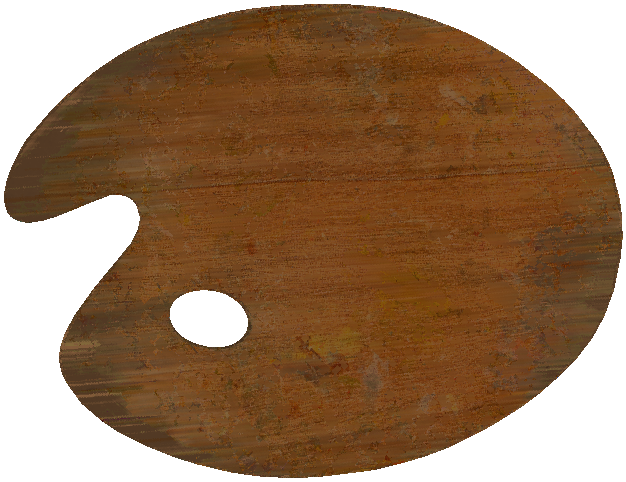
#> input picture Data/SKSE/Plugins/SkyrimPainter/UI/palette.png, 626 x 482 px
$ python clean_palette_texture.py ../Data/SKSE/Plugins/SkyrimPainter/UI/brush.png ../Data/SKSE/Plugins/SkyrimPainter/UI/palette.png ../Data/SKSE/Plugins/SkyrimPainter/UI/palette.png ../Data/SKSE/Plugins/SkyrimPainter/UI/palette.png ../Data/SKSE/Plugins/SkyrimPainter/UI/palette.png   (older library calls are emulated)
#> lines starting #> are read from the running program, lines starting #| are printed output that depends on the picture
#!/usr/bin/env python3
"""Removes the paint from the palette model's colour texture ("Round Artist Palette" by LUMI-Studio).

The atlas has two islands: the painted top face and the (mostly bare) wooden back. The back sits 490 px
below the top with the same shape, so: clean the paint flecks off the back (filling along the wood grain),
copy it over the top face, pull any leftover paint tint back to the wood's hue, and bleed the result into
the padding so mipmaps don't pick up the old colours.

Usage: python3 tools/clean_palette_texture.py <palette.obj> <T_Palette_02_BaseColor.png> <T_Palette_02_AO.png> <out_base.png> <out_ao.png>
(palette.obj: `assimp export SM_Palette_02a.fbx palette.obj -ptv`). Needs numpy, Pillow, opencv-python-headless.
"""
import sys
import numpy as np, cv2
from PIL import Image, ImageDraw


def island_masks(obj, W, H):
    V, VT, F = [], [], []
    for l in open(obj):
        t = l.split()
        if not t:
            continue
        if t[0] == "v":
            V.append(list(map(float, t[1:4])))
        elif t[0] == "vt":
            VT.append(list(map(float, t[1:3])))
        elif t[0] == "f":
            F.append([(int(a.split("/")[0]) - 1, int(a.split("/")[1]) - 1) for a in t[1:]])
    V, VT = np.array(V), np.array(VT)
    m = {k: Image.new("L", (W, H)) for k in ("top", "bottom", "side")}
    for f in F:
        p = V[[a for a, _ in f]]
        n = np.cross(p[1] - p[0], p[2] - p[0])
        n /= np.linalg.norm(n) + 1e-12
        k = "top" if n[1] > 0.7 else ("bottom" if n[1] < -0.7 else "side")
        ImageDraw.Draw(m[k]).polygon([(VT[b][0] * W, (1 - VT[b][1]) * H) for _, b in f], fill=255)
    return [np.asarray(m[k]) > 0 for k in ("top", "bottom", "side")]


def main(obj, base_path, ao_path, out_base, out_ao):
    base = np.asarray(Image.open(base_path).convert("RGB")).copy()
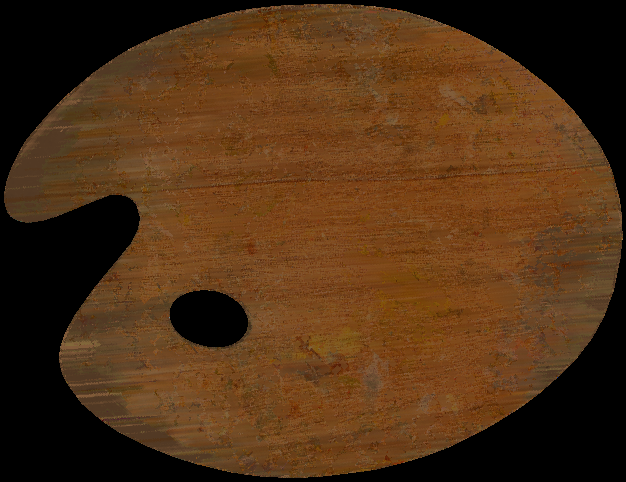
#> base: shape (482, 626, 3); mean R, G, B 79.2, 48.5, 21.2
    ao = np.asarray(Image.open(ao_path).convert("L")).copy()
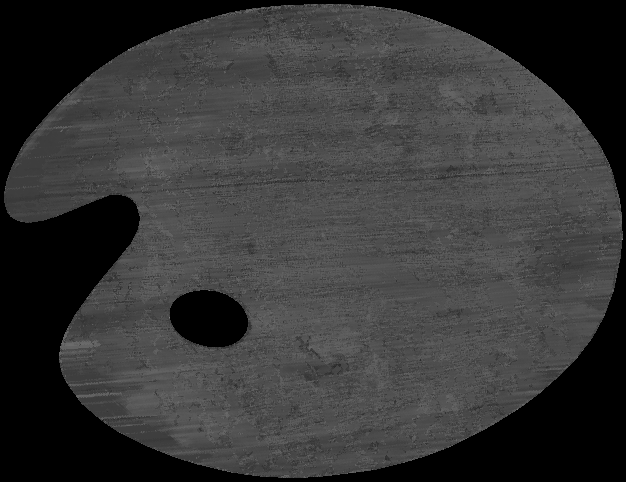
#> ao: shape (482, 626); min 0, max 150, mean 54.6
    H, W = base.shape[:2]
#> H = 482; W = 626
    top, bot, side = island_masks(obj, W, H)
    wood = bot | side
    hsv = cv2.cvtColor(base, cv2.COLOR_RGB2HSV).astype(int)
    h, s, v = hsv[..., 0], hsv[..., 1], hsv[..., 2]
    med = cv2.medianBlur(base, 31).astype(int)
    dev = np.abs(base.astype(int) - med).sum(2)
    hm = cv2.cvtColor(med.astype(np.uint8), cv2.COLOR_RGB2HSV).astype(int)
    huedev = np.minimum(np.abs(h - hm[..., 0]), 180 - np.abs(h - hm[..., 0]))
    paint = wood & (((huedev > 14) & (s > 45)) | ((v > hm[..., 2] + 45) & (s < hm[..., 1] - 40)) | (dev > 110) |
                    ((h > 21) & (h < 120) & (s > 50)) | ((h >= 100) & (s > 30)))
    paint = cv2.dilate(paint.astype(np.uint8), np.ones((5, 5), np.uint8)) > 0
    paint &= cv2.erode(wood.astype(np.uint8), np.ones((5, 5), np.uint8)) > 0
    # fill the flecks along the wood grain (direction from the structure tensor)
    g = cv2.cvtColor(base, cv2.COLOR_RGB2GRAY).astype(np.float32)
    gx, gy = cv2.Sobel(g, cv2.CV_32F, 1, 0, ksize=5), cv2.Sobel(g, cv2.CV_32F, 0, 1, ksize=5)
    m = bot & ~paint
    ang = 0.5 * np.arctan2(2 * (gx * gy)[m].sum(), (gx * gx)[m].sum() - (gy * gy)[m].sum()) + np.pi / 2
    L = 61
    k = np.zeros((L, L), np.float32)
    c = L // 2
    for t in np.linspace(-c, c, 4 * L):
        k[int(round(c + t * np.sin(ang))), int(round(c + t * np.cos(ang)))] = 1
    img = base.astype(np.float32)
    valid = (wood & ~paint).astype(np.float32)
    todo = paint.copy()
    for _ in range(8):
        num = np.stack([cv2.filter2D(img[..., ch] * valid, -1, k) for ch in range(3)], 2)
        den = cv2.filter2D(valid, -1, k)
        ok = todo & (den > 2)
        img[ok] = num[ok] / den[ok][:, None]
        valid = np.maximum(valid, ok.astype(np.float32))
        todo &= ~ok
        if not todo.any():
            break
    clean = np.clip(img, 0, 255).astype(np.uint8)
    if todo.any():
        clean = cv2.inpaint(clean, todo.astype(np.uint8) * 255, 5, cv2.INPAINT_TELEA)
    # the top face gets the cleaned back
    shift = lambda a: np.roll(np.roll(a, -490, 0), 1, 1)
    grow = cv2.dilate(top.astype(np.uint8), np.ones((7, 7), np.uint8)) > 0
    clean[grow] = shift(clean)[grow]
    ao[grow] = shift(ao)[grow]
    # leftover tints -> wood hue; white specks -> wood brightness
    island = top | bot | side
    hsv2 = cv2.cvtColor(clean, cv2.COLOR_RGB2HSV).astype(np.float32)
    Hh, Ss, Vv = hsv2[..., 0], hsv2[..., 1], hsv2[..., 2]
    woodH, woodS = float(np.median(Hh[bot])), float(np.median(Ss[bot]))
    Hh[island & (((Hh > 19) & (Hh < 170)) | (Hh < 8))] = woodH
    Ss[island] = np.clip(Ss[island], woodS * 0.75, min(255, woodS * 1.25))
    lo, hi = np.percentile(Vv[bot], [5, 90])
    Vv[island] = np.clip(Vv[island], lo, hi)
    out = cv2.cvtColor(np.stack([Hh, Ss, Vv], 2).astype(np.uint8), cv2.COLOR_HSV2RGB).astype(np.float32)
    # padding: grow the island colours a few pixels, plain wood colour beyond
    valid = (cv2.dilate(island.astype(np.uint8), np.ones((3, 3), np.uint8)) > 0).astype(np.float32)
    mean = out[bot].mean(0)
    for _ in range(6):
        blur = cv2.blur(out * valid[..., None], (3, 3))
        vb = cv2.blur(valid, (3, 3))
        g2 = (vb > 0) & (valid == 0)
        out[g2] = blur[g2] / vb[g2][:, None]
        valid[g2] = 1
    out[valid == 0] = mean
    Image.fromarray(np.clip(out, 0, 255).astype(np.uint8)).save(out_base)
    Image.fromarray(ao).save(out_ao)
    print(f"cleaned {paint.sum()} paint pixels; top face replaced with the back; wrote {out_base}")


if __name__ == "__main__":
    if len(sys.argv) != 6:
        raise SystemExit(__doc__)
#> (the run stopped early here; a loop or call above may not have finished)
